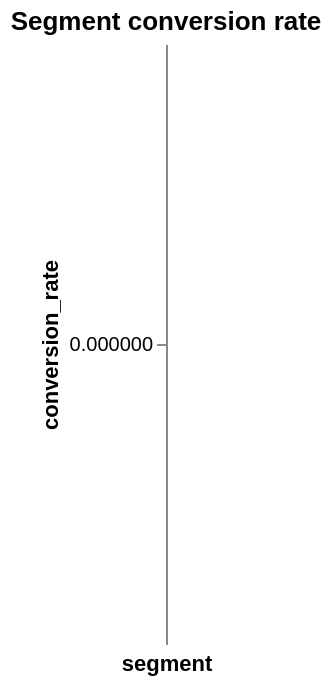

This figure's Vega-Lite source:
### Vega-Lite specification from a JSON file in a GitHub repository (floating-point values rounded to 4 significant figures)
{"$schema": "https://vega.github.io/schema/vega-lite/v6.json", "mark": "bar", "title": "Segment conversion rate", "encoding": {"x": {"field": "segment", "type": "nominal"}, "y": {"field": "conversion_rate", "type": "quantitative", "scale": {"zero": true}}}, "usermeta": {"source": "synthetic.funnel", "unit": "conversion rate", "ratio_contract": {"version": 1, "metric_field": "conversion_rate", "numerator": "converted_users", "denominator": "visitors", "cohort": "all observed funnel traffic", "denominator_basis_field": "denominator_basis"}}}
